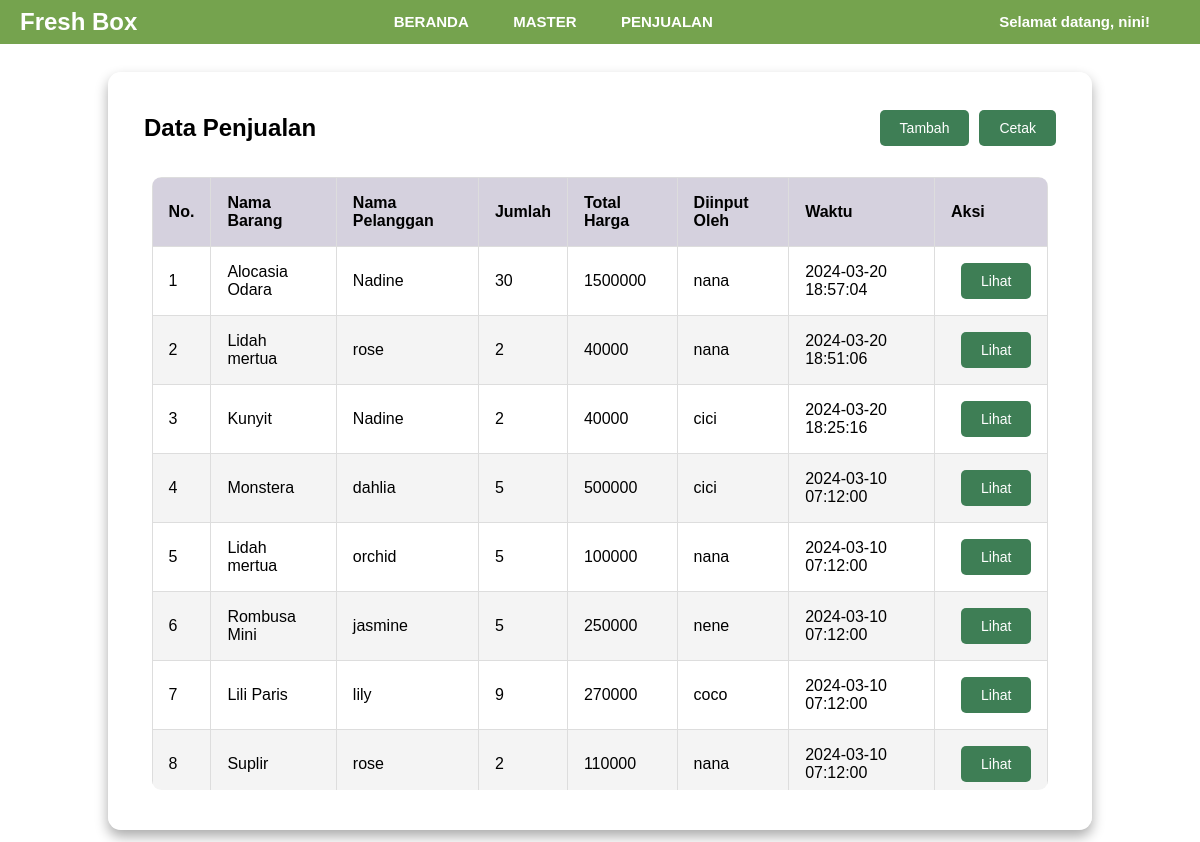
Screenshot of /penjualan.php (signed in) with the database file from the repository.
### tables this page shows
CREATE TABLE `penjualan` (
  `id` int(10) UNSIGNED NOT NULL,
  `id_barang` int(10) UNSIGNED NOT NULL,
  `id_pelanggan` int(10) UNSIGNED NOT NULL,
  `jumlah` int(10) UNSIGNED NOT NULL,
  `total_harga` int(10) UNSIGNED NOT NULL,
  `id_staff` int(10) UNSIGNED NOT NULL,
  `created_at` timestamp NOT NULL DEFAULT current_timestamp(),
  `updated_at` timestamp NULL DEFAULT NULL ON UPDATE current_timestamp()
);

CREATE TABLE `barang` (
  `id` int(11) UNSIGNED NOT NULL,
  `nama` varchar(50) NOT NULL,
  `kategori` enum('tanaman hias','tanaman aromatik','tanaman herbal') NOT NULL,
  `stok` int(10) UNSIGNED NOT NULL,
  `harga` int(10) UNSIGNED NOT NULL,
  `created_at` timestamp NOT NULL DEFAULT current_timestamp(),
  `updated_at` timestamp NULL DEFAULT NULL ON UPDATE current_timestamp()
);

CREATE TABLE `pelanggan` (
  `id` int(10) UNSIGNED NOT NULL,
  `nama` varchar(255) NOT NULL,
  `alamat` text NOT NULL,
  `nomor_telepon` varchar(15) NOT NULL,
  `created_at` timestamp NOT NULL DEFAULT current_timestamp(),
  `updated_at` timestamp NULL DEFAULT NULL ON UPDATE current_timestamp()
);

CREATE TABLE `user` (
  `id` int(11) UNSIGNED NOT NULL,
  `username` varchar(50) NOT NULL,
  `password` varchar(255) NOT NULL,
  `level` enum('admin','keuangan','logistik') NOT NULL,
  `created_at` timestamp NOT NULL DEFAULT current_timestamp(),
  `updated_at` timestamp NULL DEFAULT NULL ON UPDATE current_timestamp()
);

### penjualan.php (the view, shortened to what this page needs)
<!DOCTYPE html>
<html>
<head>
    <link rel="stylesheet" href="tablestyle.css">
</head>
<header>
<?php include "menu.php"; ?>
</header>
<body>
    <?php
    require "koneksi.php";
   $sql = "SELECT penjualan.id,
       barang.nama AS nama_barang,
       pelanggan.nama,
       penjualan.jumlah,
       penjualan.total_harga,
       user.username,
       penjualan.created_at
        FROM penjualan
        JOIN barang ON penjualan.id_barang = barang.id
        JOIN pelanggan ON penjualan.id_pelanggan = pelanggan.id
        JOIN user ON penjualan.id_staff = user.id
        ORDER BY penjualan.created_at DESC";
    $query = mysqli_query($koneksi, $sql);
    ?>
    <main class="table">
        <section class="table__header">
            <h1>Data Penjualan</h1>
            <div class="button-container">
                <form action="new-penjualan.php" method="GET">
                    <button type="submit" class="btn btn-primary btn-custom btn-view">
                        <span class="btn-text">Tambah</span>
                    </button>
                </form>
                 <button onclick="cetaklaporan()" class="btn btn-primary btn-custom btn-view">Cetak</button>
            </div>
        </section>
        <section class="table__body">
        <table>
            <thead>
                <tr>
                    <th scope="col">No.</th>
                    <th scope="col">Nama Barang</th>
                    <th scope="col">Nama Pelanggan</th>
                    <th scope="col">Jumlah</th>
                    <th scope="col">Total Harga</th>
                    <th scope="col">Diinput oleh</th>
                    <th scope="col">Waktu</th>
                    <th scope="col" colspan="2">Aksi</th>
                </tr>
            </thead>
            <tbody>
                <?php $i = 1; ?>
                <?php while ($penjualan = mysqli_fetch_array($query)) : ?>
                    <tr>
                        <td><?= $i ?></td>
                        <td><?= $penjualan["nama_barang"] ?></td>
                        <td><?= $penjualan["nama"] ?></td>
                        <td><?= $penjualan["jumlah"] ?></td>
                        <td><?= $penjualan["total_harga"] ?></td>
                        <td><?= $penjualan["username"] ?></td>
                        <td><?= $penjualan["created_at"] ?></td>
                        <td>
                            <form action="read-penjualan.php" method="GET">
                                <button type="submit" class="btn btn-primary btn-custom btn-view">Lihat</button>
                            </form>
                        </td>
                    </tr>
                    <?php $i++; ?>
                <?php endwhile ?>
            </tbody>
        </table>
</body>
</html>

### tablestyle.css (style rules this page uses)
body { font-family: "Poppins", sans-serif; min-height: 100vh; background: url(background14.png) center / cover; display: flex; justify-content: center; align-items: center; }
main.table { width: 82vw; height: 90vh; background-color: #fff5; backdrop-filter: blur(7px); box-shadow: 0 0.4rem 0.8rem #0005; border-radius: 0.8rem; overflow: hidden; }
main { margin-top: 60px; padding: 20px; overflow-y: auto; }
.table__header { width: 100%; height: 10%; background-color: #fff4; padding: 0.8rem 1rem; display: flex; justify-content: space-between; align-items: center; }
.table__body { width: 95%; max-height: calc(89% - 1.6rem); background-color: #fffb; margin: 0.8rem auto; border-radius: 0.6rem; overflow: auto; overflow: overlay; }
table { width: 100%; max-height: calc(100vh - 160px); overflow-y: auto; }
table, th, td { border: 1px solid #ddd; border-collapse: collapse; padding: 1rem; text-align: left; }
thead th { position: sticky; top: 0; left: 0; background-color: #d5d1defe; cursor: pointer; text-transform: capitalize; }
tbody tr:nth-child(even) { background-color: #0000000b; }
.btn { position: relative; padding: 10px 20px; font-size: 14px; border-radius: 5px; cursor: pointer; overflow: hidden; transition: background-color 0.3s ease; }
.btn.btn-primary { background-color: #3e7e55; color: white; border: none; }
.btn::before, .btn::after { content: ""; position: absolute; top: 0; left: 0; width: 100%; height: 100%; background-color: #558b6e; transform: scaleX(0); transform-origin: left; transition: transform 0.3s ease; }
.btn::after { transform-origin: right; }
.btn-text { color: white; text-decoration: none; }
.btn-custom { margin-left: 10px; }
.button-container { display: flex; align-items: center; }

### menu.php (style rules this page uses)
* { margin: 0; padding: 0; box-sizing: border-box; }
header { font-family: "Poppins", sans-serif; position: fixed; top: 0; left: 0; width: 100%; z-index: 100; background-color: #fff; box-shadow: 0 2px 4px rgba(0, 0, 0, 0.1); }

### rows the page displays
penjualan: id_barang.nama "Alocasia Odara", id_pelanggan.nama "Nadine", jumlah "30", total_harga "1500000", id_staff.username "nana", created_at "2024-03-20 18:57:04"
penjualan: id_barang.nama "Lidah mertua", id_pelanggan.nama "rose", jumlah "2", total_harga "40000", id_staff.username "nana", created_at "2024-03-20 18:51:06"
penjualan: id_barang.nama "Kunyit", id_pelanggan.nama "Nadine", jumlah "2", total_harga "40000", id_staff.username "cici", created_at "2024-03-20 18:25:16"
penjualan: id_barang.nama "Monstera", id_pelanggan.nama "dahlia", jumlah "5", total_harga "500000", id_staff.username "cici", created_at "2024-03-10 07:12:00"
penjualan: id_barang.nama "Lidah mertua", id_pelanggan.nama "orchid", jumlah "5", total_harga "100000", id_staff.username "nana", created_at "2024-03-10 07:12:00"
penjualan: id_barang.nama "Rombusa Mini", id_pelanggan.nama "jasmine", jumlah "5", total_harga "250000", id_staff.username "nene", created_at "2024-03-10 07:12:00"
penjualan: id_barang.nama "Lili Paris", id_pelanggan.nama "lily", jumlah "9", total_harga "270000", id_staff.username "coco", created_at "2024-03-10 07:12:00"
penjualan: id_barang.nama "Suplir", id_pelanggan.nama "rose", jumlah "2", total_harga "110000", id_staff.username "nana", created_at "2024-03-10 07:12:00"

### other values shown
$_SESSION["username"] "nini"
